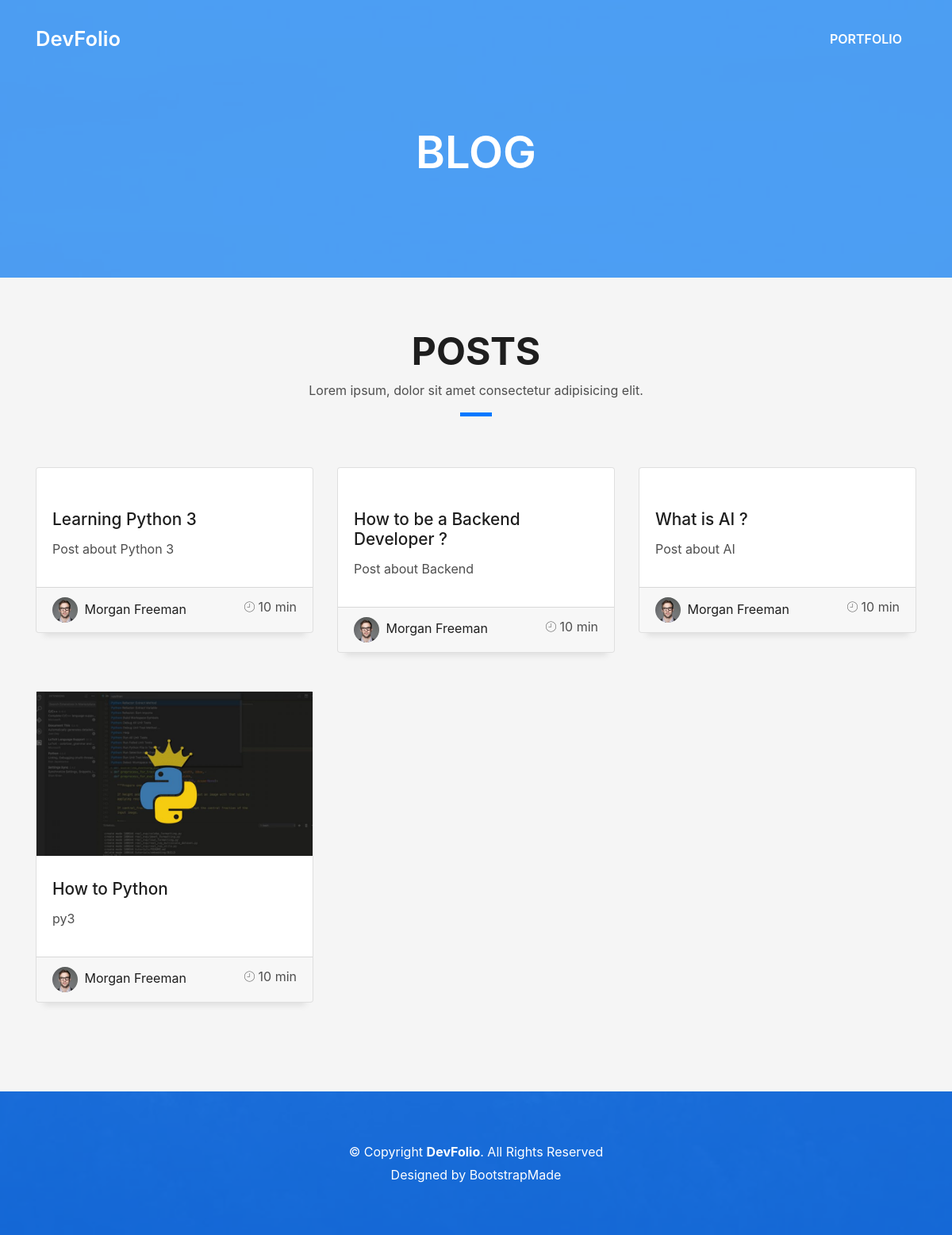
Screenshot of /blog/ with the database file from the repository.
### base/models.py (models this page shows, shortened)
class Post(models.Model):
    title = models.CharField(max_length=200)
    sub_title = models.CharField(max_length=200,null=True,blank=True)
    body = RichTextUploadingField(null=True,blank=True)
    created = models.DateTimeField(auto_now_add=True)
    active = models.BooleanField(default=False)
    featured = models.BooleanField(default=False)
    thumbnail = models.ImageField(null=True,blank=True,upload_to="images",default="placeholder.png")
    slug = models.SlugField(null=True,blank=True)

### base/views.py (the view)
# urls.py: path('blog/', views.blog, name="blog"),
def blog(request):
    posts = Post.objects.filter(active=True)
    page = request.GET.get('page')
    paginator = Paginator(posts, 6)
    try:
        posts = paginator.page(page)
    except PageNotAnInteger:
        posts = paginator.page(1)
    except EmptyPage:
        posts = paginator.page(paginator.num_pages)
    context = {'posts':posts}
    return render(request, 'base/blog.html',context)

### base/templates/base/blog.html (shortened to what this page needs)
{% extends 'base/main.html' %}
{% load static %}
{% block content %}
  <nav class="navbar navbar-b navbar-trans navbar-expand-md fixed-top" id="mainNav">
    <div class="container">
      <a class="navbar-brand js-scroll" href="#page-top">DevFolio</a>
      <div class="navbar-collapse collapse justify-content-end" id="navbarDefault">
        <ul class="navbar-nav">
          <li class="nav-item">
            <a class="nav-link js-scroll" href="{% url 'home' %}">Portfolio</a>
          </li>
        </ul>
      </div>
    </div>
  </nav>
  <div class="intro intro-single route bg-image" style="background-image: url({% static 'images/overlay-bg.jpg' %})">
    <div class="overlay-mf"></div>
    <div class="intro-content display-table">
      <div class="table-cell">
        <div class="container">
          <h2 class="intro-title mb-4">Blog</h2>
        </div>
      </div>
    </div>
  </div>
   <section id="blog" class="blog-mf sect-pt4 route">
    <div class="container">
      <div class="row">
        <div class="col-sm-12">
          <div class="title-box text-center">
            <h3 class="title-a">
             Posts
            </h3>
            <p class="subtitle-a">
              Lorem ipsum, dolor sit amet consectetur adipisicing elit.
            </p>
            <div class="line-mf"></div>
          </div>
        </div>
      </div>
      <div class="row" >
    {% for post in posts %}
      <div class="col-md-4">
          <div class="card card-blog">
            <div class="card-img">
              <a href="{% url 'post' post.slug %}"><img src="{{post.thumbnail.url}}" alt="" class="img-fluid"></a>
            </div>
            <div class="card-body">
              <h3 class="card-title"><a href="{% url 'post' post.slug %}">{{post.title}}</a></h3>
              <p class="card-description">
               {{post.sub_title}}
              </p>
            </div>
            <div class="card-footer">
              <div class="post-author">
                <a href="#">
                  <img src="{% static 'images/testimonial-2.jpg' %}" alt="" class="avatar rounded-circle">
                  <span class="author">Morgan Freeman</span>
                </a>
              </div>
              <div class="post-date">
                <span class="ion-ios-clock-outline"></span> 10 min
              </div>
            </div>
          </div>
        </div>
        {% empty %}
          <h3>No Posts Found...</h3>
      {% endfor %}
    </div>
  </section>
  <section class="paralax-mf footer-paralax bg-image sect-mt4 route" style="background-image: url({% static 'images/overlay-bg.jpg' %})">
    <div class="overlay-mf"></div>
    <footer>
      <div class="container">
        <div class="row">
          <div class="col-sm-12">
            <div class="copyright-box">
              <p class="copyright">&copy; Copyright <strong>DevFolio</strong>. All Rights Reserved</p>
              <div class="credits">
                Designed by <a href="https://bootstrapmade.com/">BootstrapMade</a>
              </div>
            </div>
          </div>
        </div>
      </div>
    </footer>
  </section>
{% endblock content %}

### base/templates/base/main.html (shortened to what this page needs)
<!DOCTYPE html>
<html>
    <head>
          {% include 'base/header.html' %}
    </head>
    <body>
        {% block content %}
        {% endblock content %}
    </body>
</html>

### base/templates/base/header.html (shortened to what this page needs)
{% load static %}
  <link href="{% static 'lib/bootstrap/css/bootstrap.min.css' %}" rel="stylesheet">
  <link href="{% static 'lib/font-awesome/css/all.min.css' %}" rel="stylesheet">
  <link href="{% static 'lib/animate/animate.min.css' %}" rel="stylesheet">
  <link href="{% static 'lib/ionicons/css/ionicons.min.css' %}" rel="stylesheet">
  <link href="{% static 'lib/owlcarousel/assets/owl.carousel.min.css' %}" rel="stylesheet">
  <link href="{% static 'lib/lightbox/css/lightbox.min.css' %}" rel="stylesheet">
  <link href="{% static 'css/style.css' %}" rel="stylesheet">

### base/templates/base/footerFiles.html (shortened to what this page needs)
 {% load static %}

### static/css/style.css (style rules this page uses)
body { background-color: #f5f5f5; color: #4e4e4e; }
h1, h2, h3, h4, h5, h6 { color: #1e1e1e; }
a { color: #1e1e1e; transition: all 0.5s ease-in-out; }
.box-shadow, .paralax-mf, .service-box, .work-box, .card-blog { box-shadow: 0 13px 8px -10px rgba(0, 0, 0, 0.1); }
.avatar { width: 32px; height: 32px; margin-right: 4px; overflow: hidden; }
.bg-image { background-repeat: no-repeat; background-attachment: fixed; background-size: cover; background-position: center center; }
.overlay-mf { background-color: #0078ff; }
.overlay-mf { position: absolute; top: 0; left: 0px; padding: 0; height: 100%; width: 100%; opacity: .7; }
.paralax-mf { position: relative; padding: 8rem 0; }
.display-table { width: 100%; height: 100%; display: table; }
.table-cell { display: table-cell; vertical-align: middle; }
.sect-pt4 { padding-top: 4rem; }
.sect-mt4 { margin-top: 4rem; }
.title-box { margin-bottom: 4rem; }
.title-a { font-size: 3rem; font-weight: bold; text-transform: uppercase; }
.subtitle-a { color: #4e4e4e; }
.line-mf { width: 40px; height: 5px; background-color: #0078ff; margin: 0 auto; }
.navbar-b { transition: all .5s ease-in-out; background-color: transparent; padding-top: 1.563rem; padding-bottom: 1.563rem; }
.navbar-b.navbar-trans .nav-item, .navbar-b.navbar-reduce .nav-item { position: relative; padding-right: 10px; padding-left: 0; }
.navbar-b.navbar-trans .nav-link, .navbar-b.navbar-reduce .nav-link { color: #fff; text-transform: uppercase; font-weight: 600; }
.navbar-b.navbar-trans .nav-link:before, .navbar-b.navbar-reduce .nav-link:before { content: ''; position: absolute; margin-left: 0px; width: 0%; bottom: 0; left: 0; height: 2px; transition: all 500ms ease; }
.navbar-b.navbar-trans .nav-link:before { background-color: #fff; }
.navbar-b .navbar-brand { color: #fff; font-size: 1.6rem; font-weight: 600; }
.intro { height: 100vh; position: relative; color: #fff; }
.intro .intro-content { text-align: center; position: absolute; }
.intro .intro-title { color: #fff; font-weight: 600; font-size: 3rem; }
.intro-single { height: 350px; }
.intro-single .intro-content { margin-top: 30px; }
.intro-single .intro-title { text-transform: uppercase; font-size: 3rem; }
.card-blog .card-body { position: relative; }
.card-blog .card-title { font-size: 1.3rem; margin-top: .6rem; }
.card-blog .card-description { color: #4e4e4e; }
.card-blog .post-author { display: inline-block; }
.card-blog .post-date { color: #4e4e4e; display: inline-block; float: right; }
.footer-paralax { padding: 4rem 0 0 0; }
footer { text-align: center; color: #fff; padding-bottom: 4rem; }
footer .copyright { margin-bottom: .3rem; }
footer .credits { margin-bottom: 0; }
footer .credits a { color: #fff; }
@media (min-width: 767px) { .card-blog { margin-bottom: 3rem; } }
@media (min-width: 768px) { .navbar-b.navbar-trans .nav-item, .navbar-b.navbar-reduce .nav-item { padding-left: 10px; } }
@media (min-width: 768px) { .navbar-b.navbar-trans .nav-link:before, .navbar-b.navbar-reduce .nav-link:before { margin-left: 18px; } }
@media (min-width: 768px) { .intro .intro-title { font-size: 4.5rem; } }
@media (min-width: 768px) { .intro-single .intro-title { font-size: 3.5rem; } }

### rows the page displays
Post: title "Learning Python 3", sub_title "Post about Python 3"
Post: title "How to be a Backend Developer ?", sub_title "Post about Backend"
Post: title "What is AI ?", sub_title "Post about AI"
Post: thumbnail (picture), title "How to Python", sub_title "py3"
